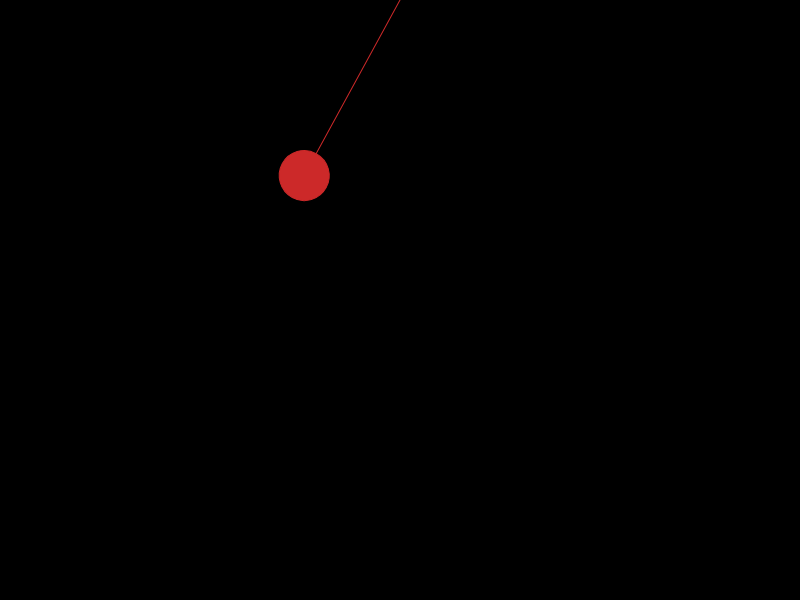
Frame 1 (no input)
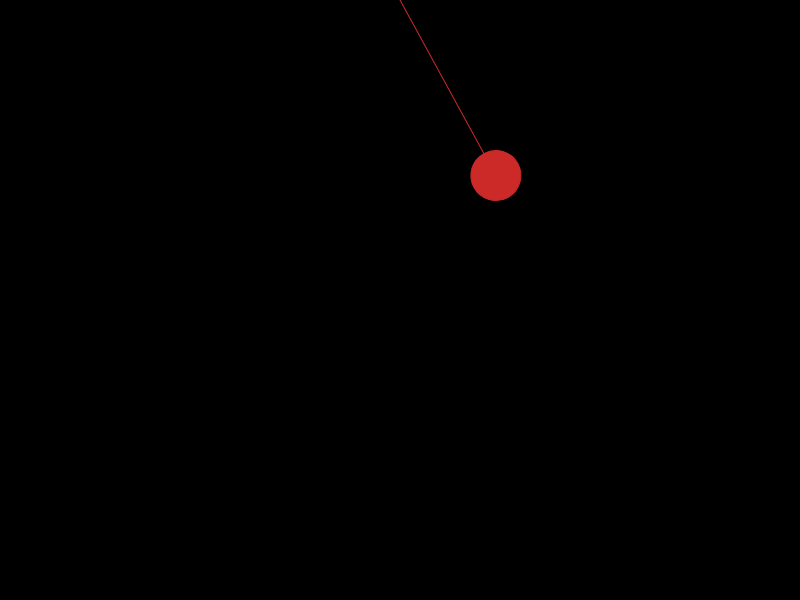
Frame 60 (no input)
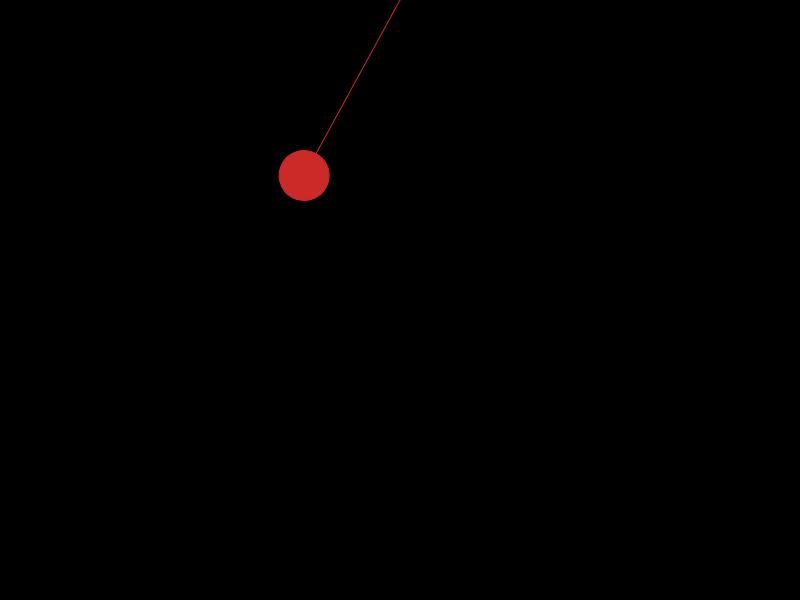
Frame 120 (the mouse pressed at the canvas centre since frame 60)

The p5.js sketch that drew these frames (run headless with seeded random() and noise() and a simulated clock; from frame 60 on, the mouse is pressed at the canvas centre):

// p5.js sketch
// ── sketch.js
let pColor

function setup() {
    createCanvas(800, 600);
    colorMode(HSB, TWO_PI, 1, 1, 1)

    pColor = color(0, 0.8, 0.8)

    setInterval(colorChange, 2000)
}

function draw() {
    background(0);

    push()
    translate(width*0.5, 0)
    
    rotate(cos (millis() * 0.00314) * 0.5) //using 314 makes it sync with the color change 
    stroke(pColor)
    line(0, 0, 0, 200)
    fill(pColor)
    circle(0, 200, 50)
    pop()
}

function colorChange(){
    pColor = color(random(TWO_PI), 0.8, 0.8)


}
